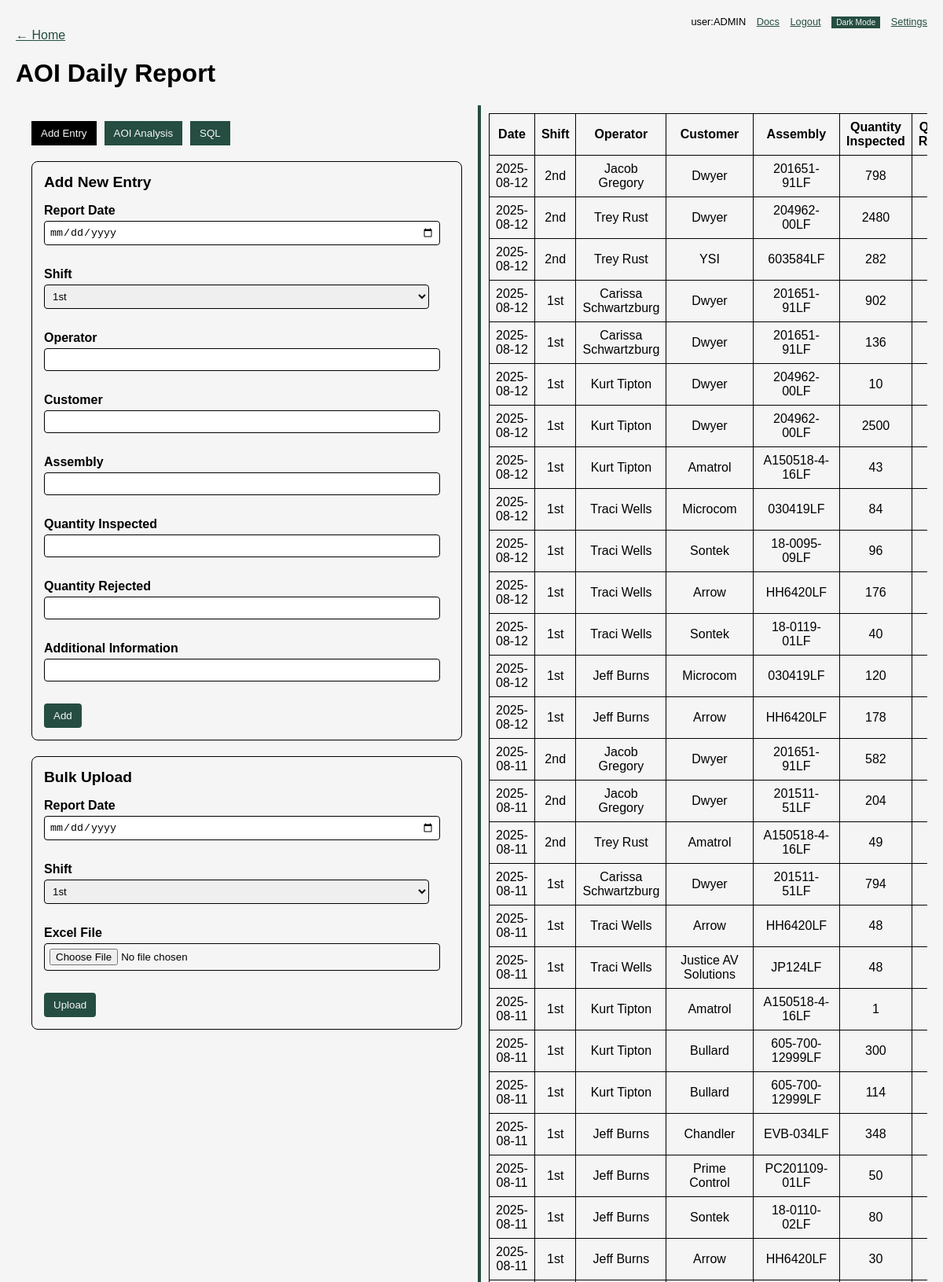
/aoi (signed in, upper part), run on the app's committed database.
### tables this page shows
CREATE TABLE users (
            id INTEGER PRIMARY KEY AUTOINCREMENT,
            username TEXT UNIQUE,
            password TEXT,
            part_markings INTEGER DEFAULT 0,
            aoi INTEGER DEFAULT 0,
            analysis INTEGER DEFAULT 0,
            dashboard INTEGER DEFAULT 0,
            is_admin INTEGER DEFAULT 0
        , c_suite INTEGER DEFAULT 0);

CREATE TABLE aoi_reports (
            id INTEGER PRIMARY KEY AUTOINCREMENT,
            report_date TEXT,
            shift TEXT,
            operator TEXT,
            customer TEXT,
            assembly TEXT,
            qty_inspected INTEGER,
            qty_rejected INTEGER,
            additional_info TEXT
        );

### run.py (the view, shortened to what this page needs)
@app.route('/aoi', methods=['GET', 'POST'])
@login_required
def aoi_report():
    conn = get_db()
    start = request.args.get('start')
    end = request.args.get('end')
    customer = request.args.get('customer')
    shift_filter = request.args.get('shift')
    operator_filter = request.args.get('operator')
    assembly_filter = request.args.get('assembly')
    where = 'WHERE 1=1'
    params = []
    if start:
        where += ' AND report_date >= ?'
        params.append(start)
    if end:
        where += ' AND report_date <= ?'
        params.append(end)
    if customer:
        where += ' AND customer = ?'
        params.append(customer)
    if shift_filter:
        where += ' AND shift = ?'
        params.append(shift_filter)
    if operator_filter:
        where += ' AND operator = ?'
        params.append(operator_filter)
    if assembly_filter:
        where += ' AND assembly = ?'
        params.append(assembly_filter)
    rows = conn.execute(
        f'SELECT * FROM aoi_reports {where} ORDER BY report_date DESC, id DESC',
        params,
    ).fetchall()
    op_rows = conn.execute(
        f'SELECT operator, SUM(qty_inspected) AS inspected, SUM(qty_rejected) AS rejected '
        f'FROM aoi_reports {where} GROUP BY operator ORDER BY inspected DESC',
        params,
    ).fetchall()
    asm_rows = conn.execute(
        f'SELECT assembly, SUM(qty_inspected) AS inspected, SUM(qty_rejected) AS rejected '
        f'FROM aoi_reports {where} GROUP BY assembly ORDER BY inspected DESC',
        params,
    ).fetchall()
    shift_rows = conn.execute(
        f'SELECT report_date, shift, SUM(qty_inspected) AS inspected, '
        f'SUM(qty_rejected) AS rejected FROM aoi_reports {where} '
        f'GROUP BY report_date, shift ORDER BY report_date, shift',
        params,
    ).fetchall()
    cust_rows = conn.execute(
        f'SELECT customer, SUM(qty_rejected)*1.0/SUM(qty_inspected) AS rate '
        f'FROM aoi_reports {where} GROUP BY customer ORDER BY customer',
        params,
    ).fetchall()
    yield_rows = conn.execute(
        f'SELECT report_date, 1 - SUM(qty_rejected)*1.0/SUM(qty_inspected) AS yield '
        f'FROM aoi_reports {where} GROUP BY report_date ORDER BY report_date',
        params,
    ).fetchall()
    customer_opts = [r['customer'] for r in conn.execute('SELECT DISTINCT customer FROM aoi_reports ORDER BY customer').fetchall()]
    shift_opts = [r['shift'] for r in conn.execute('SELECT DISTINCT shift FROM aoi_reports ORDER BY shift').fetchall()]
    operator_opts = [r['operator'] for r in conn.execute('SELECT DISTINCT operator FROM aoi_reports ORDER BY operator').fetchall()]
    assembly_opts = [r['assembly'] for r in conn.execute('SELECT DISTINCT assembly FROM aoi_reports ORDER BY assembly').fetchall()]
    conn.close()
    operators = []
    for r in op_rows:
        inspected = r['inspected'] or 0
        rejected = r['rejected'] or 0
        yield_rate = 1 - (rejected / inspected) if inspected else 0
        operators.append({
            'operator': r['operator'],
            'inspected': inspected,
            'rejected': rejected,
            'yield': yield_rate,
        })
    assemblies = []
    for r in asm_rows:
        inspected = r['inspected'] or 0
        rejected = r['rejected'] or 0
        yield_rate = 1 - (rejected / inspected) if inspected else 0
        assemblies.append({
            'assembly': r['assembly'],
            'inspected': inspected,
            'rejected': rejected,
            'yield': yield_rate,
        })
    shift_totals = [
        {
            'report_date': r['report_date'],
            'shift': r['shift'],
            'inspected': r['inspected'] or 0,
            'rejected': r['rejected'] or 0,
        }
        for r in shift_rows
    ]
    customer_rates = [
        {
            'customer': r['customer'],
            'rate': r['rate'] or 0,
        }
        for r in cust_rows
    ]
    yield_series = [
        {
            'report_date': r['report_date'],
            'yield': r['yield'] or 0,
        }
        for r in yield_rows
    ]
    return render_template(
        'aoi.html',
        records=rows,
        operators=operators,
        assemblies=assemblies,
        shift_totals=shift_totals,
        customer_rates=customer_rates,
        yield_series=yield_series,
        customers=customer_opts,
        shifts=shift_opts,
        operator_opts=operator_opts,
        assembly_opts=assembly_opts,
        start=start,
        end=end,
        selected_customer=customer,
        selected_shift=shift_filter,
        selected_operator=operator_filter,
        selected_assembly=assembly_filter,
    )

### run.py (called while the page is built, shortened)
def get_db():
    conn = sqlite3.connect(DATABASE)
    conn.row_factory = sqlite3.Row
    return conn

def login_required(f):
    @wraps(f)
    def decorated(*args, **kwargs):
        if not session.get('user'):
            return redirect(url_for('login'))
        return f(*args, **kwargs)
    return decorated

@app.context_processor
def inject_globals():
    user = session.get('user')
    perms = {}
    is_admin = False
    if user:
        conn = get_db()
        row = conn.execute(
            'SELECT part_markings, aoi, analysis, dashboard, is_admin, c_suite FROM users WHERE username = ?',
            (user,),
        ).fetchone()
        conn.close()
        if row:
            is_admin = bool(row['is_admin'] or row['c_suite'])
            if is_admin:
                perms = {
                    'part_markings': True,
                    'aoi': True,
                    'analysis': True,
                    'dashboard': True,
                }
    return dict(current_user=user, permissions=perms, is_admin=is_admin)

### templates/aoi.html (shortened to what this page needs)
{% extends 'base.html' %}
{% block head_extra %}
  <link rel="stylesheet" href="https://cdn.datatables.net/1.13.4/css/jquery.dataTables.min.css">
{% endblock %}
{% block content %}
  <a href="/">← Home</a>
  <h1>AOI Daily Report</h1>
  <div id="container">
    <div id="aoi-actions">
      <nav class="tab-nav">
        <button class="tab-link active" data-tab="add-entry">Add Entry</button>
        <button class="tab-link" data-tab="analysis">AOI Analysis</button>
        <button class="tab-link" data-tab="sql">SQL</button>
      </nav>
      <div id="add-entry" class="tab-content active">
        <div class="action-panel">
          {% if is_admin or permissions['aoi'] %}
          <div class="action-card">
            <h2>Add New Entry</h2>
            <form method="post">
              <label>Report Date
                <input type="date" name="report_date" required>
              </label><br>
              <label>Shift
                <select name="shift" required>
                  <option value="1st">1st</option>
                </select>
              </label><br>
              <label>Operator
                <input type="text" name="operator" required>
              </label><br>
              <label>Customer
                <input type="text" name="customer">
              </label><br>
              <label>Assembly
                <input type="text" name="assembly">
              </label><br>
              <label>Quantity Inspected
                <input type="number" name="qty_inspected" min="0">
              </label><br>
              <label>Quantity Rejected
                <input type="number" name="qty_rejected" min="0">
              </label><br>
              <label>Additional Information
                <input type="text" name="additional_info">
              </label><br>
              <button type="submit">Add</button>
            </form>
          </div>
          <div class="action-card">
            <h2>Bulk Upload</h2>
            <form method="post" enctype="multipart/form-data">
              <label>Report Date
                <input type="date" name="report_date" required>
              </label><br>
              <label>Shift
                <select name="shift" required>
                  <option value="1st">1st</option>
                </select>
              </label><br>
              <label>Excel File
                <input type="file" name="excel_file" accept=".xls,.xlsx" required>
              </label><br>
              <button type="submit">Upload</button>
            </form>
          </div>
          {% endif %}
        </div>
      </div>
    </div>
    <div id="divider"></div>
    <div id="aoi-table">
      <table>
        <thead>
          <tr>
            <th>Date</th>
            <th>Shift</th>
            <th>Operator</th>
            <th>Customer</th>
            <th>Assembly</th>
            <th>Quantity Inspected</th>
            <th>Quantity Rejected</th>
          </tr>
        </thead>
        <tbody>
          {% for r in records %}
          <tr data-id="{{ r['id'] }}">
            <td>{{ r['report_date'] }}</td>
            <td>{{ r['shift'] }}</td>
            <td>{{ r['operator'] }}</td>
            <td>{{ r['customer'] }}</td>
            <td>{{ r['assembly'] }}</td>
            <td>{{ r['qty_inspected'] }}</td>
            <td>{{ r['qty_rejected'] }}</td>
          </tr>
          {% endfor %}
        </tbody>
      </table>
    </div>
  </div>
{% endblock %}

### templates/base.html (shortened to what this page needs)
<!doctype html>
<html lang="en">
<head>
  <link rel="stylesheet" href="/static/css/style.css">
  {% block head_extra %}{% endblock %}
</head>
<body data-admin="{{ 'true' if is_admin else 'false' }}">
  {% if current_user %}
  <div class="topbar">
    <span class="user-label">user:{{ current_user }}</span>
    <a href="{{ url_for('docs') }}">Docs</a>
    <a href="{{ url_for('logout') }}">Logout</a>
    <button id="theme-toggle" type="button">Dark Mode</button>
    {% if is_admin %}
      <a href="{{ url_for('settings') }}">Settings</a>
    {% endif %}
  </div>
  {% endif %}
  {% block content %}{% endblock %}
</body>
</html>

### static/css/style.css (style rules this page uses)
:root { --color-black: #000000; --color-white: #f5f5f5; --color-accent: #254d41; }
body { font-family: Arial, sans-serif; margin: 20px; background: var(--color-white); color: var(--color-black); }
h1, p { color: var(--color-black); }
a { color: var(--color-accent); }
.topbar { text-align: right; color: var(--color-black); font-size: 0.8em; }
.topbar a { margin-left: 10px; color: var(--color-accent); }
.topbar button { margin-left: 10px; font-size: 0.8em; background: var(--color-accent); color: var(--color-white); border: none; padding: 2px 6px; cursor: pointer; }
#container { display:flex; height:80vh; margin-top:20px; }
#analysis-actions, #markings-actions, #aoi-actions { flex:1; padding:20px; overflow:auto; }
#divider { width:4px; background:var(--color-accent); cursor:col-resize; }
#moat-table, #markings-table, #aoi-table { flex:1; padding:10px; overflow:auto; }
table { width:100%; border-collapse:collapse; }
table thead th { position: sticky; top: 0; background: var(--color-white); z-index: 1; }
.action-panel { display: flex; flex-direction: column; gap: 20px; }
.action-card { background: var(--color-white); border: 1px solid var(--color-black); border-radius: 8px; padding: 15px; }
.action-card h2 { margin-top: 0; font-size: 1.2em; }
.action-card label { display: block; margin-top: 10px; font-weight: bold; }
.action-card input[type="text"], .action-card input[type="number"], .action-card input[type="date"], .action-card input[type="file"], .action-card input[type="password"], .action-card select { width: 95%; padding: 6px; margin-top: 4px; border: 1px solid var(--color-black); border-radius: 4px; }
.action-card button { margin-top: 10px; padding: 8px 12px; border: none; background: var(--color-accent); color: var(--color-white); border-radius: 4px; cursor: pointer; }
.tab-nav { display: flex; gap: 10px; margin-bottom: 20px; }
.tab-nav button { background: var(--color-accent); color: var(--color-white); border: none; padding: 8px 12px; cursor: pointer; }
.tab-nav button.active { background: var(--color-black); color: var(--color-white); }
.tab-content { display: none; }
.tab-content.active { display: block; }

### data on the page
users: username "ADMIN"
aoi_reports: report_date "2025-08-12", shift "2nd", operator "Jacob Gregory", customer "Dwyer", assembly "201651-91LF", qty_inspected "798"
aoi_reports: report_date "2025-08-12", shift "2nd", operator "Trey Rust", customer "Dwyer", assembly "204962-00LF", qty_inspected "2480"
aoi_reports: report_date "2025-08-12", shift "2nd", operator "Trey Rust", customer "YSI", assembly "603584LF", qty_inspected "282"
aoi_reports: report_date "2025-08-12", shift "1st", operator "Carissa Schwartzburg", customer "Dwyer", assembly "201651-91LF", qty_inspected "902"
aoi_reports: report_date "2025-08-12", shift "1st", operator "Carissa Schwartzburg", customer "Dwyer", assembly "201651-91LF", qty_inspected "136"
aoi_reports: report_date "2025-08-12", shift "1st", operator "Kurt Tipton", customer "Dwyer", assembly "204962-00LF", qty_inspected "10"
aoi_reports: report_date "2025-08-12", shift "1st", operator "Kurt Tipton", customer "Dwyer", assembly "204962-00LF", qty_inspected "2500"
aoi_reports: report_date "2025-08-12", shift "1st", operator "Kurt Tipton", customer "Amatrol", assembly "A150518-4-16LF", qty_inspected "43"
aoi_reports: report_date "2025-08-12", shift "1st", operator "Traci Wells", customer "Microcom", assembly "030419LF", qty_inspected "84"
aoi_reports: report_date "2025-08-12", shift "1st", operator "Traci Wells", customer "Sontek", assembly "18-0095-09LF", qty_inspected "96"
aoi_reports: report_date "2025-08-12", shift "1st", operator "Traci Wells", customer "Arrow", assembly "HH6420LF", qty_inspected "176"
aoi_reports: report_date "2025-08-12", shift "1st", operator "Traci Wells", customer "Sontek", assembly "18-0119-01LF", qty_inspected "40"
aoi_reports: report_date "2025-08-12", shift "1st", operator "Jeff Burns", customer "Microcom", assembly "030419LF", qty_inspected "120"
aoi_reports: report_date "2025-08-12", shift "1st", operator "Jeff Burns", customer "Arrow", assembly "HH6420LF", qty_inspected "178"
aoi_reports: report_date "2025-08-11", shift "2nd", operator "Jacob Gregory", customer "Dwyer", assembly "201651-91LF", qty_inspected "582"
aoi_reports: report_date "2025-08-11", shift "2nd", operator "Jacob Gregory", customer "Dwyer", assembly "201511-51LF", qty_inspected "204"
aoi_reports: report_date "2025-08-11", shift "2nd", operator "Trey Rust", customer "Amatrol", assembly "A150518-4-16LF", qty_inspected "49"
aoi_reports: report_date "2025-08-11", shift "1st", operator "Carissa Schwartzburg", customer "Dwyer", assembly "201511-51LF", qty_inspected "794"
aoi_reports: report_date "2025-08-11", shift "1st", operator "Traci Wells", customer "Arrow", assembly "HH6420LF", qty_inspected "48"
aoi_reports: report_date "2025-08-11", shift "1st", operator "Traci Wells", customer "Justice AV Solutions", assembly "JP124LF", qty_inspected "48"
aoi_reports: report_date "2025-08-11", shift "1st", operator "Kurt Tipton", customer "Amatrol", assembly "A150518-4-16LF", qty_inspected "1"
aoi_reports: report_date "2025-08-11", shift "1st", operator "Kurt Tipton", customer "Bullard", assembly "605-700-12999LF", qty_inspected "300"
aoi_reports: report_date "2025-08-11", shift "1st", operator "Kurt Tipton", customer "Bullard", assembly "605-700-12999LF", qty_inspected "114"
aoi_reports: report_date "2025-08-11", shift "1st", operator "Jeff Burns", customer "Chandler", assembly "EVB-034LF", qty_inspected "348"
aoi_reports: report_date "2025-08-11", shift "1st", operator "Jeff Burns", customer "Prime Control", assembly "PC201109-01LF", qty_inspected "50"
aoi_reports: report_date "2025-08-11", shift "1st", operator "Jeff Burns", customer "Sontek", assembly "18-0110-02LF", qty_inspected "80"
aoi_reports: report_date "2025-08-11", shift "1st", operator "Jeff Burns", customer "Arrow", assembly "HH6420LF", qty_inspected "30"
